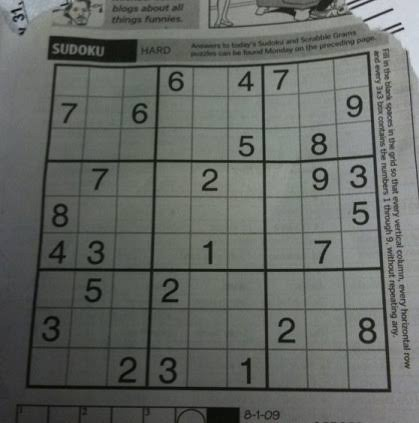
#> input picture dataset/sudoku.jpg, 419 x 423 px, found by its file name
$ python 62011178_w2_code10.py
#> lines starting #> are read from the running program, lines starting #| are printed output that depends on the picture; after the words box and inside, x2 and y2 are one past the last pixel; in counts of white or black regions, pixels touching at a corner belong together
import cv2
import numpy as np

img = cv2.imread("dataset/sudoku.jpg")
#> img is the input picture: shape (423, 419, 3); mean B, G, R 99.1, 103.3, 99.8


print(img.shape)
#| (423, 419, 3)


w=420
h=420

pts1 = np.float32([[56,65],[368,52],[28,387],[389,390]])
pts2 = np.float32([[0,0],[w,0],[0,h],[w,h]])

M = cv2.getPerspectiveTransform(pts1,pts2)
print(M) #matrix 3x3

res = cv2.warpPerspective(img,M,(w,h))
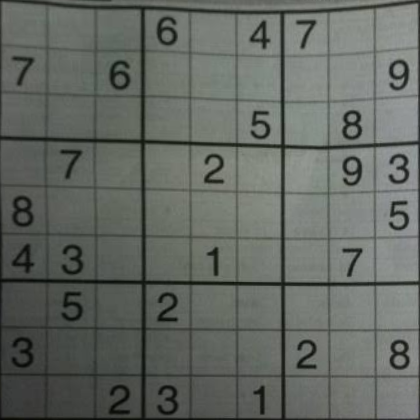
#> res: shape (420, 420, 3); mean B, G, R 98.7, 104.2, 99.7
res2 = cv2.warpPerspective(img,M,(w,h))

canny = cv2.Canny(res,threshold1=20,threshold2=60)
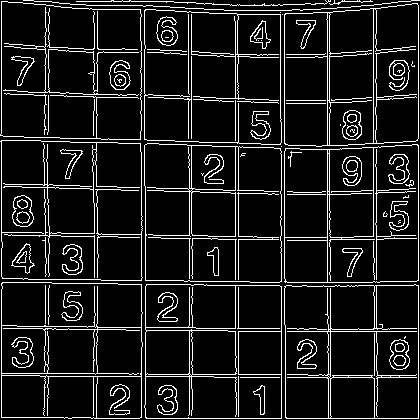
#> canny: shape (420, 420); 10.7% white in thin lines or dots

kernel = np.ones((3,3),np.uint8)
closing = cv2.morphologyEx(canny,cv2.MORPH_CLOSE,kernel)
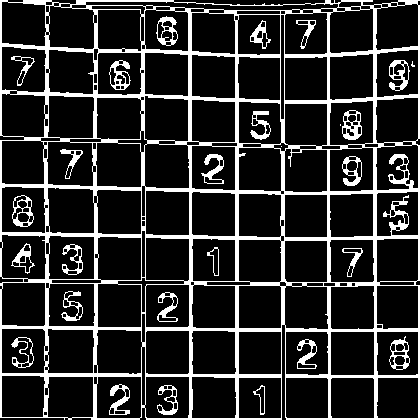
#> closing: shape (420, 420); 17.8% white; 28 white regions (3 under 20 px), largest, box (x1, y1, x2, y2) and area: (0, 0, 420, 420) 26239, (342, 110, 362, 140) 296, (389, 60, 410, 91) 285


lines = cv2.HoughLinesP(closing,1,np.pi/360,190,minLineLength=50,maxLineGap=200)
#> lines = 53 rows, first 6: [328, 419, 328, 0], [190, 419, 190, 2], [0, 326, 419, 330], [419, 419, 419, 0], [191, 419, 191, 2], [329, 419, 329, 0]
print(len(lines))
#| 53


for i in range(len(lines)):
    for x1,y1,x2,y2 in lines[i]:
        cv2.line(res2,(x1,y1),(x2,y2),(0,255,0),thickness = 3)
#> this loop made 53 passes
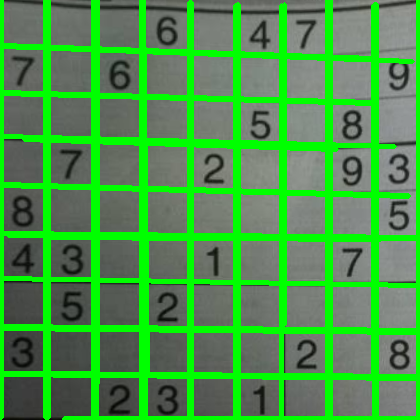
#> res2: shape (420, 420, 3); mean B, G, R 74.4, 149.4, 75.1


cv2.imshow("Original",img)
cv2.imshow("Perspective",res)
cv2.imshow("Canny Edge",canny)
cv2.imshow("Closing",closing)
cv2.imshow("Hough lines",res2)
cv2.waitKey(0)
cv2.destroyAllWindows()
